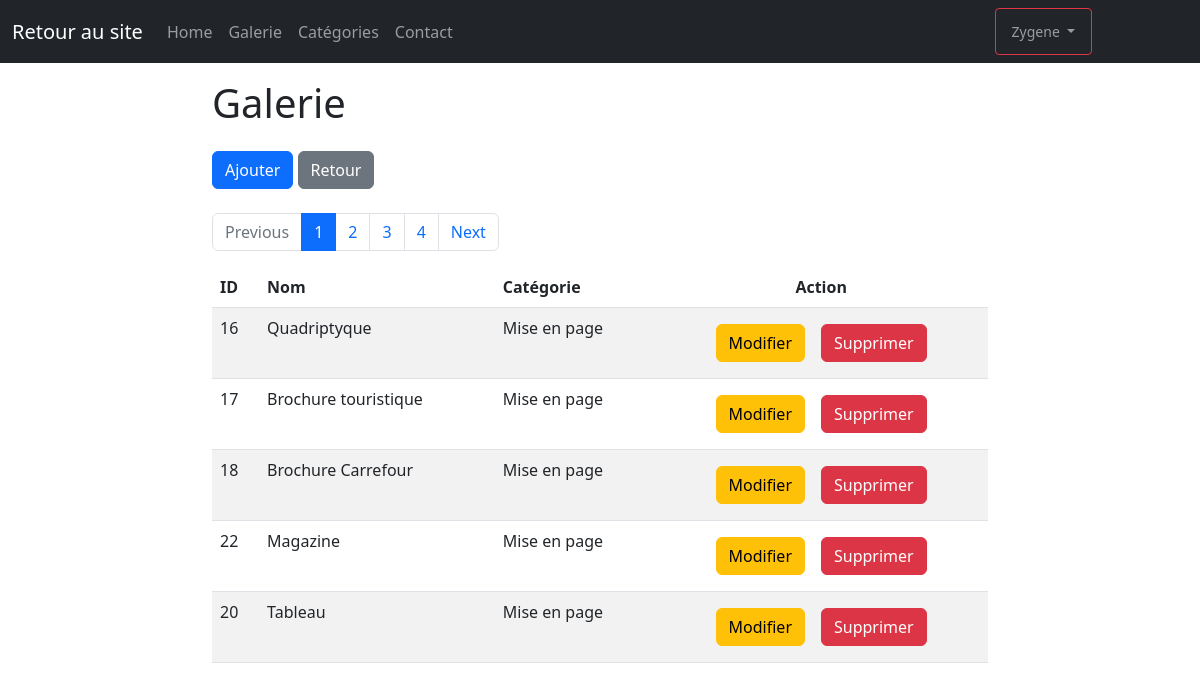
/admin/products.php (signed in), run on the app's committed database.
### tables this page shows
CREATE TABLE IF NOT EXISTS `products` (
  `id` int NOT NULL AUTO_INCREMENT,
  `title` varchar(100) NOT NULL,
  `description` text NOT NULL,
  `date` date NOT NULL,
  `cover` varchar(255) DEFAULT NULL,
  `id_categorie` int NOT NULL,
  PRIMARY KEY (`id`),
  KEY `id_categorie` (`id_categorie`) USING BTREE
);

CREATE TABLE IF NOT EXISTS `categorie` (
  `id` int NOT NULL AUTO_INCREMENT,
  `nom` varchar(255) NOT NULL,
  `description` text NOT NULL,
  PRIMARY KEY (`id`)
);

### admin/products.php (the view, shortened to what this page needs)
<?php
    require "../connexion.php";
    $limit= 5;
    $reqcount = $bdd->query("SELECT * FROM products");
    $count = $reqcount->rowCount();
    $nbpage = ceil($count/$limit);
?>
<!DOCTYPE html>
<html lang="fr">
<head>
    <link rel="stylesheet" href="../bootstrap/css/bootstrap.min.css">
</head>
<body>
    <?php
        include("partials/header.php");
    ?>
    <div class="container col-8">
        <div class="mb-3">
            <h1 class="my-3">Galerie</h1>
            <div>
                <a href="addProduct.php" class="btn btn-primary my-2">Ajouter</a>
                <a href="dashboard.php" class="btn btn-secondary">Retour</a>
            </div>
        </div>
        <?php
            if(isset($_GET['page']))
            {
                $pg = $_GET['page'];
            }else{
                $pg = 1;
            }
            $offset=($pg-1)*$limit;
            if($count > $limit)
            {
                echo '<ul class="pagination">';
                    if($pg>1)
                    {
                        echo '<li class="page-item">';
                            echo '<a  href="products.php?page='.($pg-1).'" class="page-link">Previous</a>';
                        echo '</li>';
                    }else{
                        echo '<li class="page-item disabled">';
                            echo '<a  href="products.php?page='.($pg-1).'" class="page-link">Previous</a>';
                        echo '</li>';
                    }
                    for($cpt=1; $cpt<=$nbpage; $cpt++)
                    {
                        if($cpt == $pg)
                        {
                            echo '<li class="page-item"><a class="page-link active" href="products.php?page='.$cpt.'">'.$cpt.'</a></li>';
                        }else{
                            echo '<li class="page-item"><a class="page-link" href="products.php?page='.$cpt.'">'.$cpt.'</a></li>';
                        }
                    }
                    if($pg!=$nbpage && $pg<$nbpage)
                    {
                        echo '<li class="page-item">';
                            echo '<a  href="products.php?page='.($pg+1).'" class="page-link">Next</a>';
                        echo '</li>';
                    }else{
                        echo '<li class="page-item disabled">';
                            echo '<a  href="products.php?page='.($pg+1).'" class="page-link">Next</a>';
                        echo '</li>';
                    }
                echo '</ul>';
            }
        ?>
        <table class="table table-striped">
            <thead>
                <tr>
                    <th>ID</th>
                    <th>Nom</th>
                    <th>Catégorie</th>
                    <th class="text-center">Action</th>
                </tr>
            </thead>
            <tbody>
                <?php
                    $req = $bdd->prepare("SELECT products.id as gid, products.title as gnom, categorie.nom as cnom FROM products INNER JOIN categorie ON products.id_categorie = categorie.id LIMIT :offset, :mylimit");
                    $req->bindParam(':offset',$offset, PDO::PARAM_INT);
                    $req->bindParam(":mylimit", $limit, PDO::PARAM_INT);
                    $req->execute();
                    while($don = $req->fetch())
                    {
                        echo "<tr>";
                            echo "<td>".$don['gid']."</td>";
                            echo "<td>".$don['gnom']."</td>";
                            echo "<td>".$don['cnom']."</td>";
                            echo "<td class='text-center'>";
                                echo "<a href='updateProduct.php?id=".$don['gid']."' class='btn btn-warning m-2'>Modifier</a>";
                                echo "<a href='products.php?delete=".$don['gid']."' class='btn btn-danger m-2'>Supprimer</a>";
                            echo "</td>";
                        echo "</tr>";
                    }
                ?>
            </tbody>
        </table>
    </div>
</body>
</html>

### data on the page
products: id "16", title "Quadriptyque", id_categorie.nom "Mise en page"
products: id "17", title "Brochure touristique", id_categorie.nom "Mise en page"
products: id "18", title "Brochure Carrefour", id_categorie.nom "Mise en page"
products: id "22", title "Magazine", id_categorie.nom "Mise en page"
products: id "20", title "Tableau", id_categorie.nom "Mise en page"

### other printed values
$_SESSION['login'] "Zygene"
